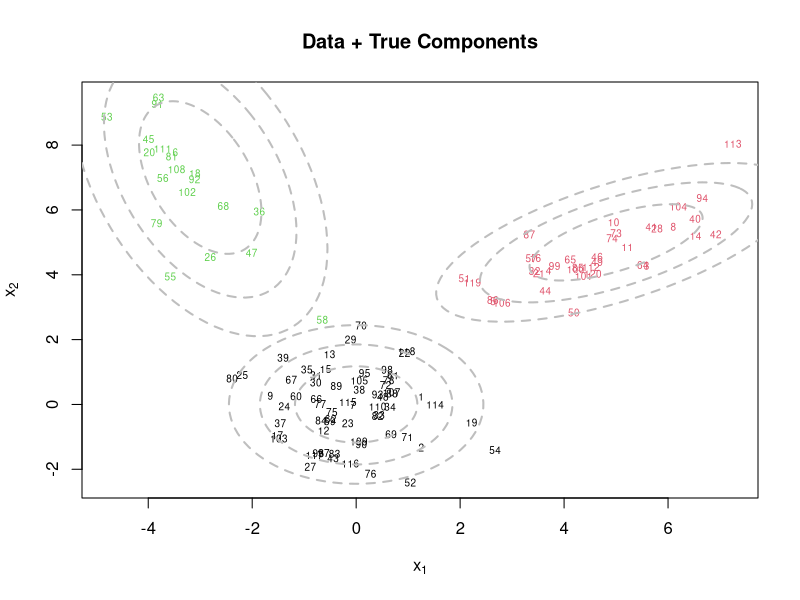
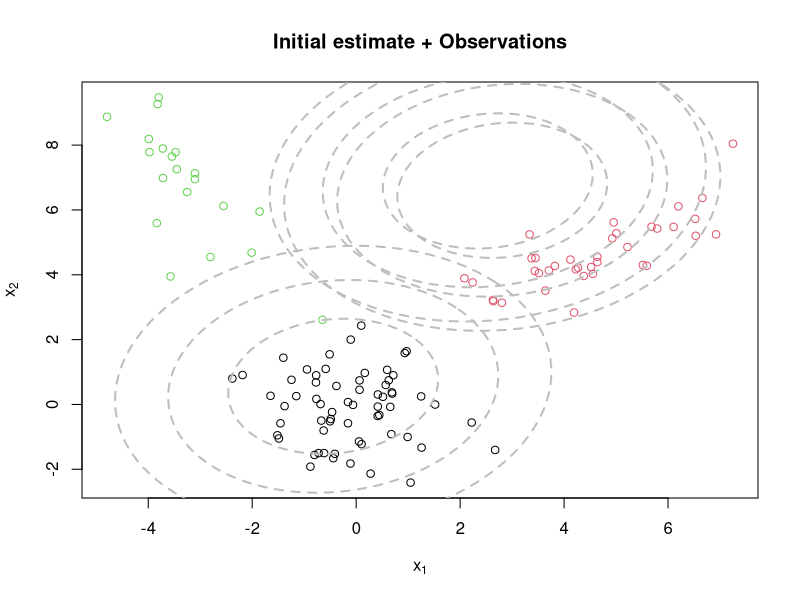
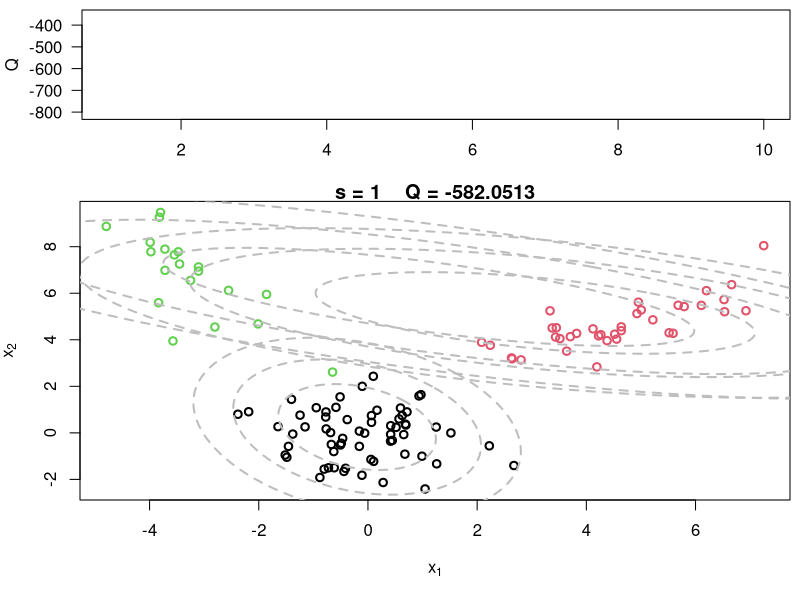
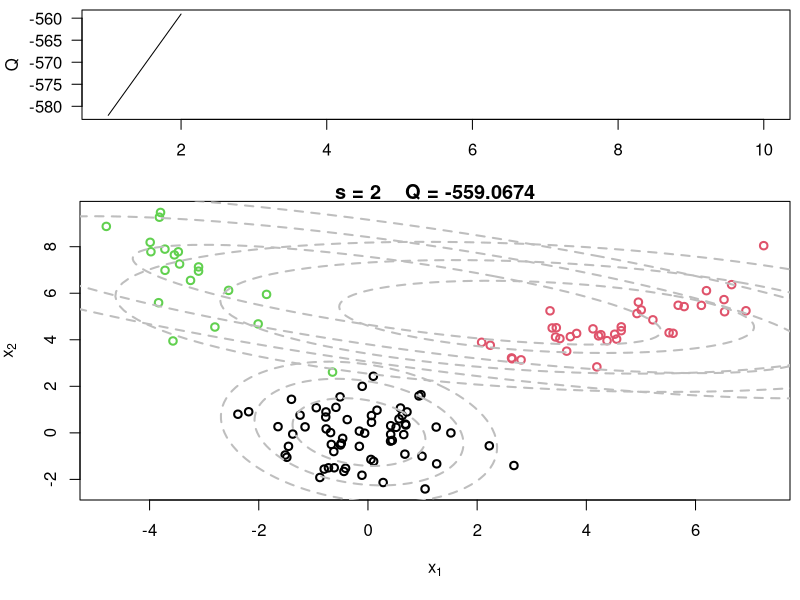
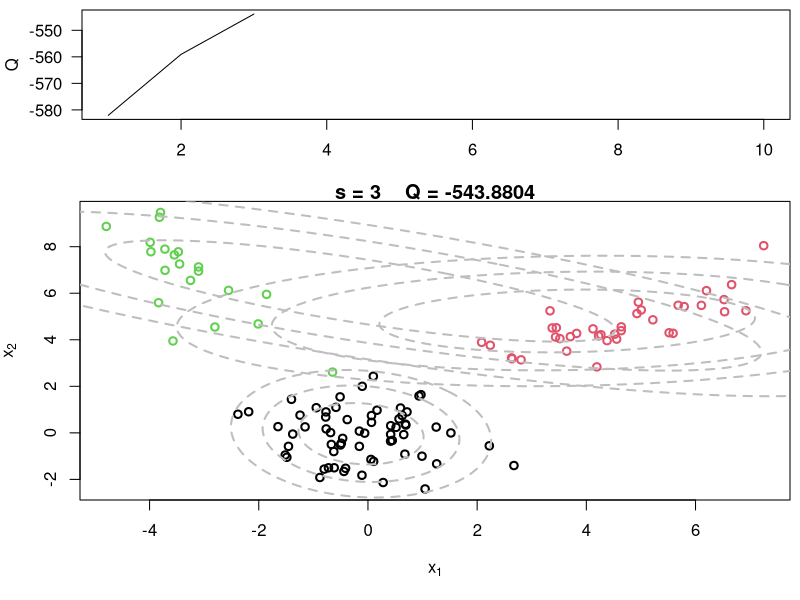
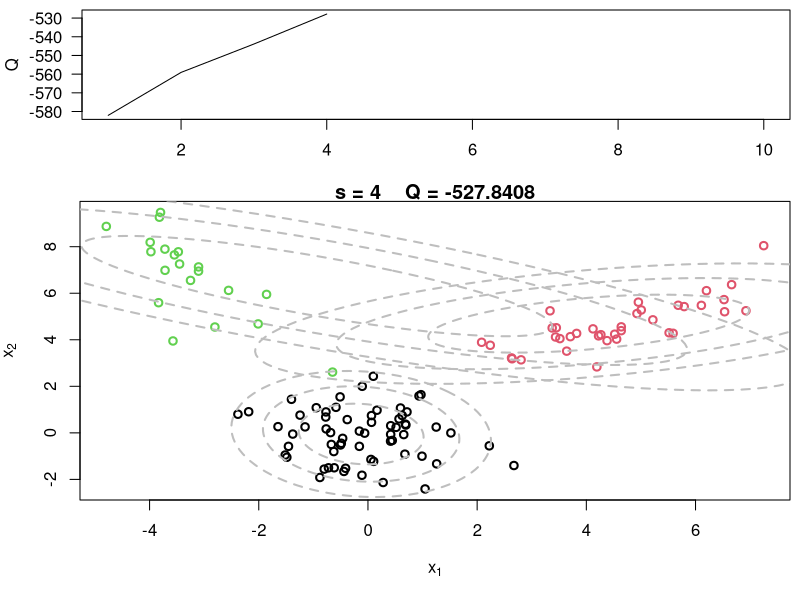
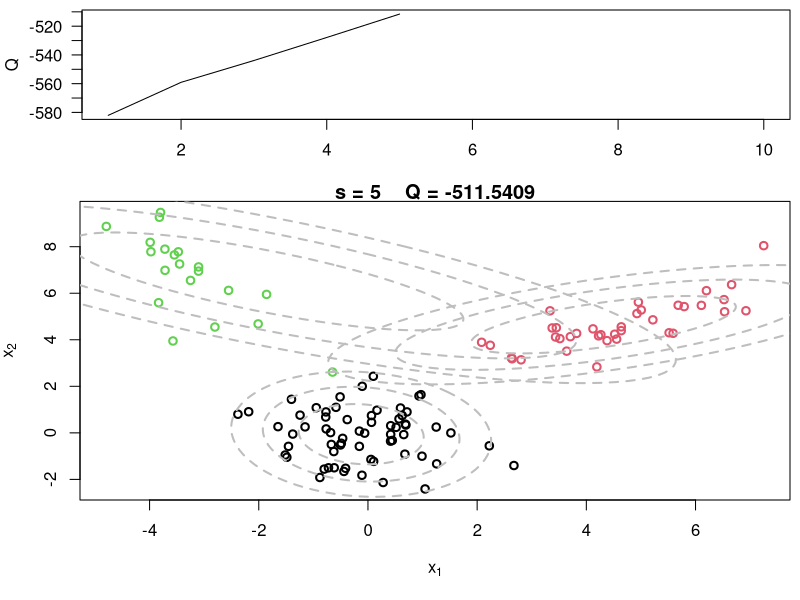
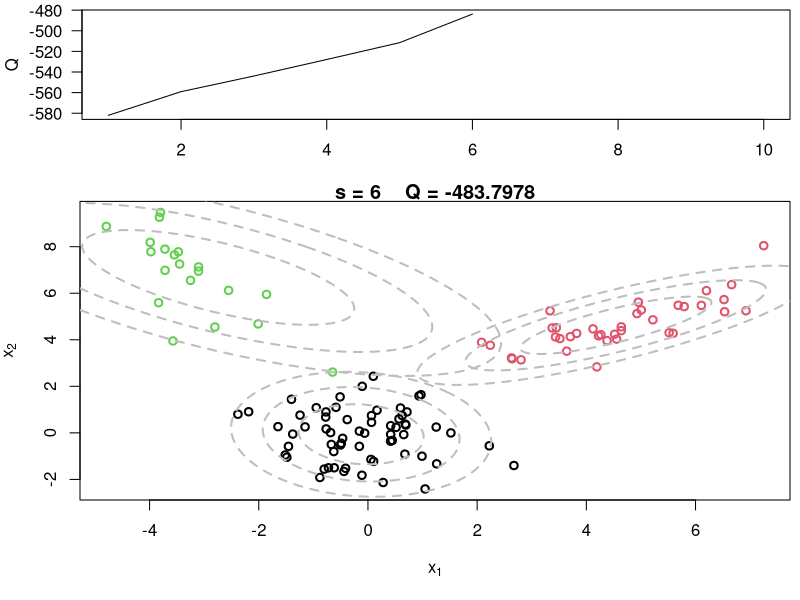

R code for these plots, in order:
## ---- chunk 1

## Clear the environment and load required libraries
rm(list=ls())
library(mvtnorm)    # Multivariate normals are not default in R
library(ellipse)    # Required for plotting
set.seed(63252)     # For reproducibility

## Generate data from a mixture with 3 components
KK      = 3
p       = 2
w.true = c(0.5,0.3,0.2)  # True weights associated with the components
mu.true     = array(0, dim=c(KK,p))
mu.true[1,] = c(0,0)   #True mean for the first component
mu.true[2,] = c(5,5)   #True mean for the second component
mu.true[3,] = c(-3,7)   #True mean for the third component
Sigma.true      = array(0, dim=c(KK,p,p))
Sigma.true[1,,] = matrix(c(1,0,0,1),p,p)   #True variance for the first component
Sigma.true[2,,] = matrix(c(2,0.9,0.9,1),p,p)   #True variance for the second component
Sigma.true[3,,] = matrix(c(1,-0.9,-0.9,4),p,p)   #True variance for the third component
n  = 120
cc = sample(1:3, n, replace=T, prob=w.true)
x  = array(0, dim=c(n,p))
for(i in 1:n){
  x[i,] = rmvnorm(1, mu.true[cc[i],], Sigma.true[cc[i],,])
}

par(mfrow=c(1,1))
plot(x[,1], x[,2], col=cc, type="n", xlab=expression(x[1]), ylab=expression(x[2]))
text(x[,1], x[,2], seq(1,n), col=cc, cex=0.6)
for(k in 1:KK){
  lines(ellipse(x=Sigma.true[k,,], centre=mu.true[k,], level=0.50), col="grey", lty=2, lwd=2)
  lines(ellipse(x=Sigma.true[k,,], centre=mu.true[k,], level=0.82), col="grey", lty=2, lwd=2)
  lines(ellipse(x=Sigma.true[k,,], centre=mu.true[k,], level=0.95), col="grey", lty=2, lwd=2)
}
title(main="Data + True Components")

## ---- chunk 2
## Initialize the parameters
w   = rep(1,KK)/KK  #Assign equal weight to each component to start with
mu  = rmvnorm(KK, apply(x,2,mean), var(x))   #RandomCluster centers randomly spread over the support of the data
Sigma      = array(0, dim=c(KK,p,p))  #Initial variances are assumed to be the same
Sigma[1,,] = var(x)/KK  
Sigma[2,,] = var(x)/KK
Sigma[3,,] = var(x)/KK

par(mfrow=c(1,1))
plot(x[,1], x[,2], col=cc, xlab=expression(x[1]), ylab=expression(x[2]))
for(k in 1:KK){
  lines(ellipse(x=Sigma[k,,], centre=mu[k,], level=0.50), col="grey", lty=2, lwd=2)
  lines(ellipse(x=Sigma[k,,], centre=mu[k,], level=0.82), col="grey", lty=2, lwd=2)
  lines(ellipse(x=Sigma[k,,], centre=mu[k,], level=0.95), col="grey", lty=2, lwd=2)
}
title(main="Initial estimate + Observations")

s       = 0
sw      = FALSE
QQ      = -Inf
QQ.out  = NULL
epsilon = 10^(-5)

while(!sw){
  ## E step
  v = array(0, dim=c(n,KK))
  for(k in 1:KK){
    v[,k] = log(w[k]) + dmvnorm(x, mu[k,], Sigma[k,,],log=TRUE)  #Compute the log of the weights
  }
  for(i in 1:n){
    v[i,] = exp(v[i,] - max(v[i,]))/sum(exp(v[i,] - max(v[i,])))  #Go from logs to actual weights in a numerically stable manner
  }
  
  ## M step
  w     = apply(v,2,mean)
  mu    = array(0, dim=c(KK, p))
  for(k in 1:KK){
    for(i in 1:n){
      mu[k,]    = mu[k,] + v[i,k]*x[i,]
    }
    mu[k,] = mu[k,]/sum(v[,k])
  }
  Sigma = array(0, dim=c(KK, p, p))
  for(k in 1:KK){
    for(i in 1:n){
      Sigma[k,,] = Sigma[k,,] + v[i,k]*(x[i,] - mu[k,])%*%t(x[i,] - mu[k,])
    }
    Sigma[k,,] = Sigma[k,,]/sum(v[,k])
  }
  
  ##Check convergence
  QQn = 0
  for(i in 1:n){
    for(k in 1:KK){
      QQn = QQn + v[i,k]*(log(w[k]) + dmvnorm(x[i,],mu[k,],Sigma[k,,],log=TRUE))
    }
  }
  if(abs(QQn-QQ)/abs(QQn)<epsilon){
    sw=TRUE
  }
  QQ = QQn
  QQ.out = c(QQ.out, QQ)
  s = s + 1
  print(paste(s, QQn))
  
  #Plot current components over data
  layout(matrix(c(1,2),2,1), widths=c(1,1), heights=c(1.3,3))
  par(mar=c(3.1,4.1,0.5,0.5))
  plot(QQ.out[1:s],type="l", xlim=c(1,max(10,s)), las=1, ylab="Q")
  
  par(mar=c(5,4,1,0.5))
  plot(x[,1], x[,2], col=cc, main=paste("s =",s,"   Q =", round(QQ.out[s],4)), 
       xlab=expression(x[1]), ylab=expression(x[2]), lwd=2)
  for(k in 1:KK){
    lines(ellipse(x=Sigma[k,,], centre=mu[k,], level=0.50), col="grey", lty=2, lwd=2)
    lines(ellipse(x=Sigma[k,,], centre=mu[k,], level=0.82), col="grey", lty=2, lwd=2)
    lines(ellipse(x=Sigma[k,,], centre=mu[k,], level=0.95), col="grey", lty=2, lwd=2)
  }
}

#Plot current components over data
layout(matrix(c(1,2),2,1), widths=c(1,1), heights=c(1.3,3))
par(mar=c(3.1,4.1,0.5,0.5))
plot(QQ.out[1:s],type="l", xlim=c(1,max(10,s)), las=1, ylab="Q", lwd=2)

par(mar=c(5,4,1,0.5))
plot(x[,1], x[,2], col=cc, main=paste("s =",s,"   Q =", round(QQ.out[s],4)), xlab=expression(x[1]), ylab=expression(x[2]))
for(k in 1:KK){
  lines(ellipse(x=Sigma[k,,], centre=mu[k,], level=0.50), col="grey", lty=2, lwd=2)
  lines(ellipse(x=Sigma[k,,], centre=mu[k,], level=0.82), col="grey", lty=2, lwd=2)
  lines(ellipse(x=Sigma[k,,], centre=mu[k,], level=0.95), col="grey", lty=2, lwd=2)
}
